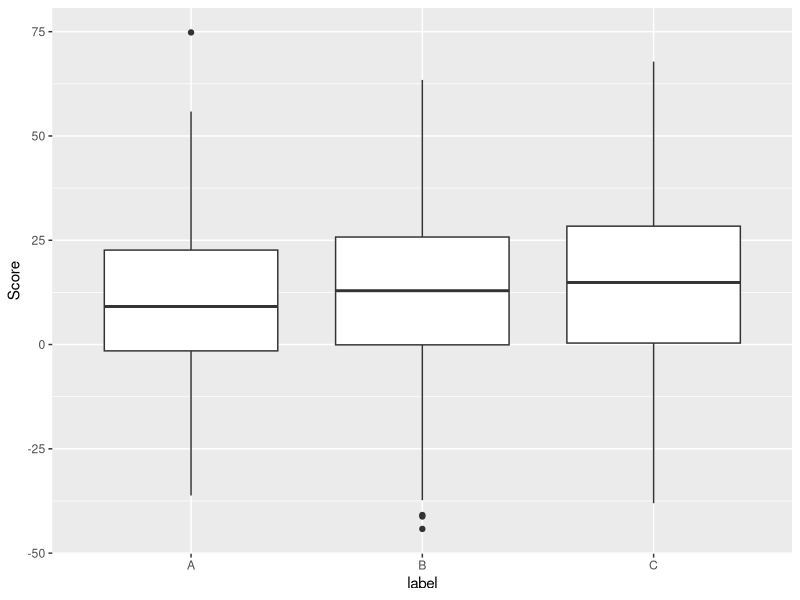

Source code (R): (Note: this script raises an error after producing the figure.)
## ---- chunk 1
library(ggplot2)
library(lsmeans)

#--create data--------------------------------
set.seed(123)
A <- rnorm(300, 10, 20)
B <- rnorm(300, 12, 20)
C <- rnorm(300, 14, 20)

dat <- data.frame(Score = c(A,B,C),
                  label = sort(rep(c("A","B","C"), 300)))

ggplot(dat, aes(x = label, y = Score)) + geom_boxplot()
## ---- chunk 2
m <- lm(Score~label, data = dat)
summary(m)

ls <- lsmeans(m, pairwise ~ label)
ls
## ---- chunk 3
dat$label <- relevel(dat$label, "B")
m2 <- lm(Score~label, data = dat)
summary(m2)

ls2 <- lsmeans(m2, pairwise ~ label)
ls2
## ---- chunk 4
dat$label <- relevel(dat$label, "C")
m3 <- lm(Score~label, data = dat)
summary(m3)

ls3 <- lsmeans(m3, pairwise ~ label)
ls3
